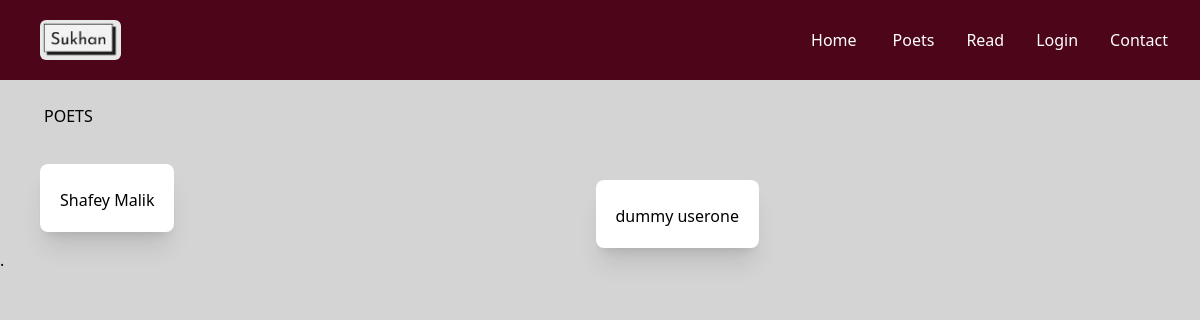
The app's page /poets/, older data.
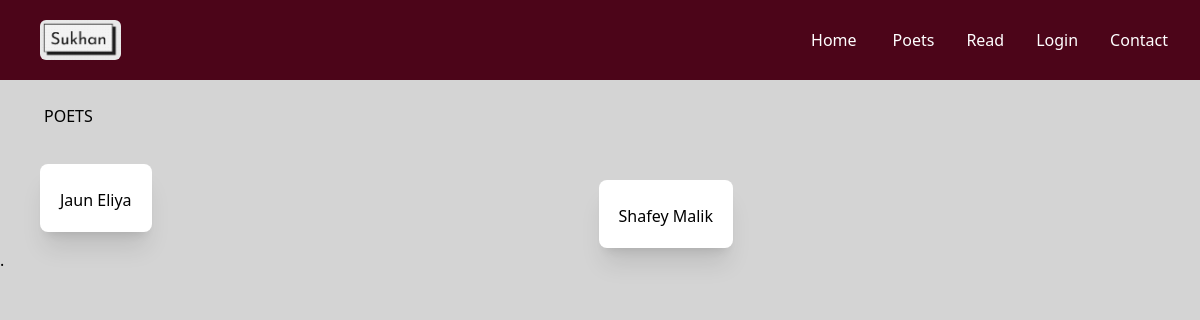
The same page, newer data.
### dekhta/models.py (models this page shows, shortened)
class Poets(models.Model):
    user = models.OneToOneField(User, on_delete=models.CASCADE, null=True)
    first_name = models.CharField(max_length = 25)
    last_name = models.CharField(max_length = 25)
    posts_count = models.IntegerField(default = 0)
    pfp = models.ImageField(default = 'default.jpg', upload_to = PoetProfilePicPath('pfps'))

### dekhta/views.py (the view)
# urls.py: path('poets/', views.all_poets, name = 'poets'),
def all_poets(request):
    poets = Poets.objects.all().order_by('first_name')
    poets = poets[1:]
    return render(request, 'poets.html', {'poet': poets})

### dekhta/templates/poets.html (shortened to what this page needs)
{% extends 'navbar.html' %}
{% block content %}
<main class="bg-neutral-300 px-5 md:px-10 h-max ">
<div class="">
    <h1 class="pl-1 py-6">POETS</h1>
    <div class=" grid grid-columns-5 space-y-4  sm:grid-flow-col sm:space-x-5 ">
        {% for p in poet %}
        <a href="/poets/{{p.first_name}}-{{p.last_name}}">
            <div class="bg-white rounded-lg shadow-xl mt-3 p-5 w-fit   hover:bg-rose-700 hover:font-bold hover:text-white">
                <div class="pt-1">
                    <p class="">{{p.first_name}} {{p.last_name}}</p>
                </div>
            </div>
        </a>
        {% endfor %}
</main>
{% endblock content %}

Row changes from the older to the newer data that the page shows:
no longer on this page (row edited): Poets: first_name "dummy", last_name "userone"
now on this page (row unchanged): Poets: first_name "Jaun", last_name "Eliya"
